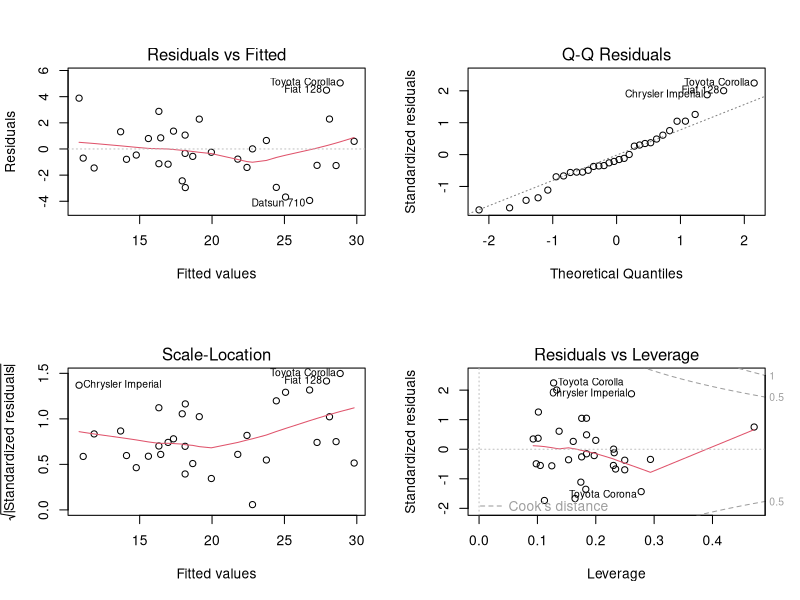
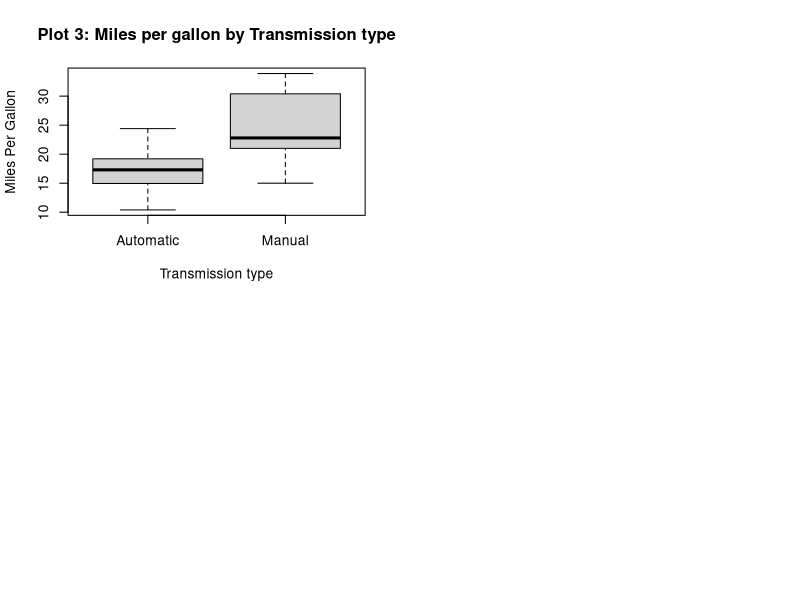

R code for these plots, in order:
## ---- chunk 1
knitr::opts_chunk$set(echo = TRUE)
## ---- chunk 2
data(mtcars)
mtcars$cyl <- factor(mtcars$cyl)
mtcars$vs <- factor(mtcars$vs)
mtcars$gear <- factor(mtcars$gear)
mtcars$carb <- factor(mtcars$carb)
mtcars$am <- factor(mtcars$am,labels=c('Automatic','Manual'))
str(mtcars)
## ---- chunk 3
mod_init <- lm(mpg ~ ., data = mtcars)
mod_best <- step(mod_init, direction = "both")
## ---- chunk 4
summary(mod_best)
## ---- chunk 5
mod_base <- lm(mpg ~ am, data = mtcars)
anova(mod_best, mod_base)
## ---- chunk 6
par(mfrow=c(2,2))
plot(mod_best, which=1)
plot(mod_best, which=2)
plot(mod_best, which=3)
plot(mod_best, which=5)
## ---- chunk 7
lev <- hatvalues(mod_best)
tail(sort(lev),3)
inf <- dfbetas(mod_best)
tail(sort(inf[,6]),3)
## ---- chunk 8
t.test(mpg ~ am, data = mtcars)
## ---- chunk 9
boxplot(mpg ~ am, data=mtcars, main="Plot 3: Miles per gallon by Transmission type",
   xlab="Transmission type", ylab="Miles Per Gallon") 
